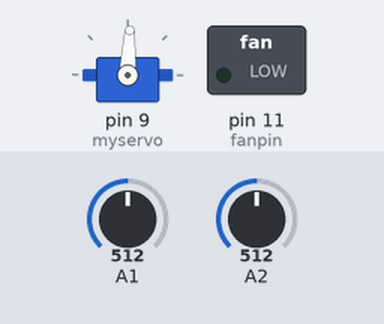
Simulated run of this sketch. Board: Arduino Uno, built with avr-gcc and run on an emulated ATmega328P. On the bench: servo, switched loads named in the sketch (green lamp = pin HIGH). The inputs (shaded band) are chosen by the test bench; at power-on: A2 = 512, A1 = 512. What the sketch prints to the serial monitor is not drawn.

Above: at 1.2 s.
1.3 s: A2 set to 716
At 2.0 s:
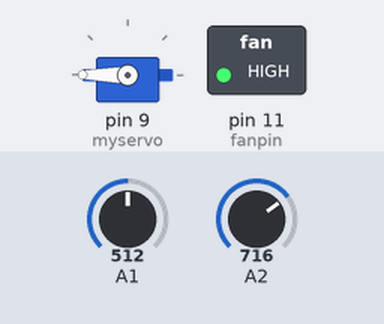
Timing chart, 0 to 4.3 s (numbered marks = the images above; inputs shaded):
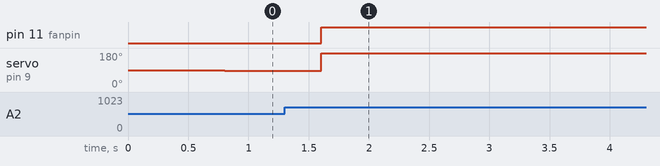

The sketch:

Map_Fan.ino
```cpp
#include <math.h>
#include <Servo.h>
#define SERIAL_BPS 115200
int fanpin = 11;
int fanspeed;
int temp1;
int temp2;
int target = 50;
int dift;
int error;
int pwmout;
Servo myservo;

void setup() {
  Serial.begin(SERIAL_BPS);
  myservo.attach(9);
}

void loop() {
  Serial.println(TCCR0A);
  Serial.println(TCCR0B);
  Serial.println(OCR0A);
  temp1 = analogRead(A1);

  temp2 = analogRead(A2);
  dift = (temp2 - temp1);
  error = target - dift;
  /*
   * Individual commented out serial prints,
   * are usefull when trying to trouble shoot code
   */
  //Serial.print("Temp T2: ");
  //Serial.println(temp2);
  //Serial.print("Temp T1: ");
  //Serial.println(temp1);
  //Serial.print("Dift: ");
  //Serial.println(dift);
  //Serial.print("Error: ");
  //Serial.println(error);
  /*
   * if the error is too high, let's say it just started up,
   * turn the fan on all the way,
   * and open the damper all the way,
   * then wait 20 seconds.
   */
  if (error < -15)
  {
    myservo.write(180);
    analogWrite(11, 255);
    delay(20000);
  }
  /* if the error is less than 0 open the damper,
   *  then when the damper opens all the way,
   *  turn on the fan at a mapped speed,
   *  around the set point.
   */
  if (error < 0)
  {
    myservo.write(myservo.read() + 1);
    delay(400);
    if (myservo.read() == 180)
    {
      delay(500);
      fanspeed = map(error, 0, -20, 0, 255);
      analogWrite(11, fanspeed);
      myservo.write(180);
    }

  }
  /* if the error is greater than 0 turn the fan off,
   * and open the damper.
   */
  if (error > 0)
  {
    analogWrite(11, 0);
    {
      myservo.write(myservo.read() - 1);
      delay(400);
    }
  }
  /*if the error is equal to 0,
   * do nothing
   */
if (error == 0)
{

}
}
```

Measured:
- after the input at 1.3 s, pin 11 (fanpin): LOW → HIGH after 0.30 s
